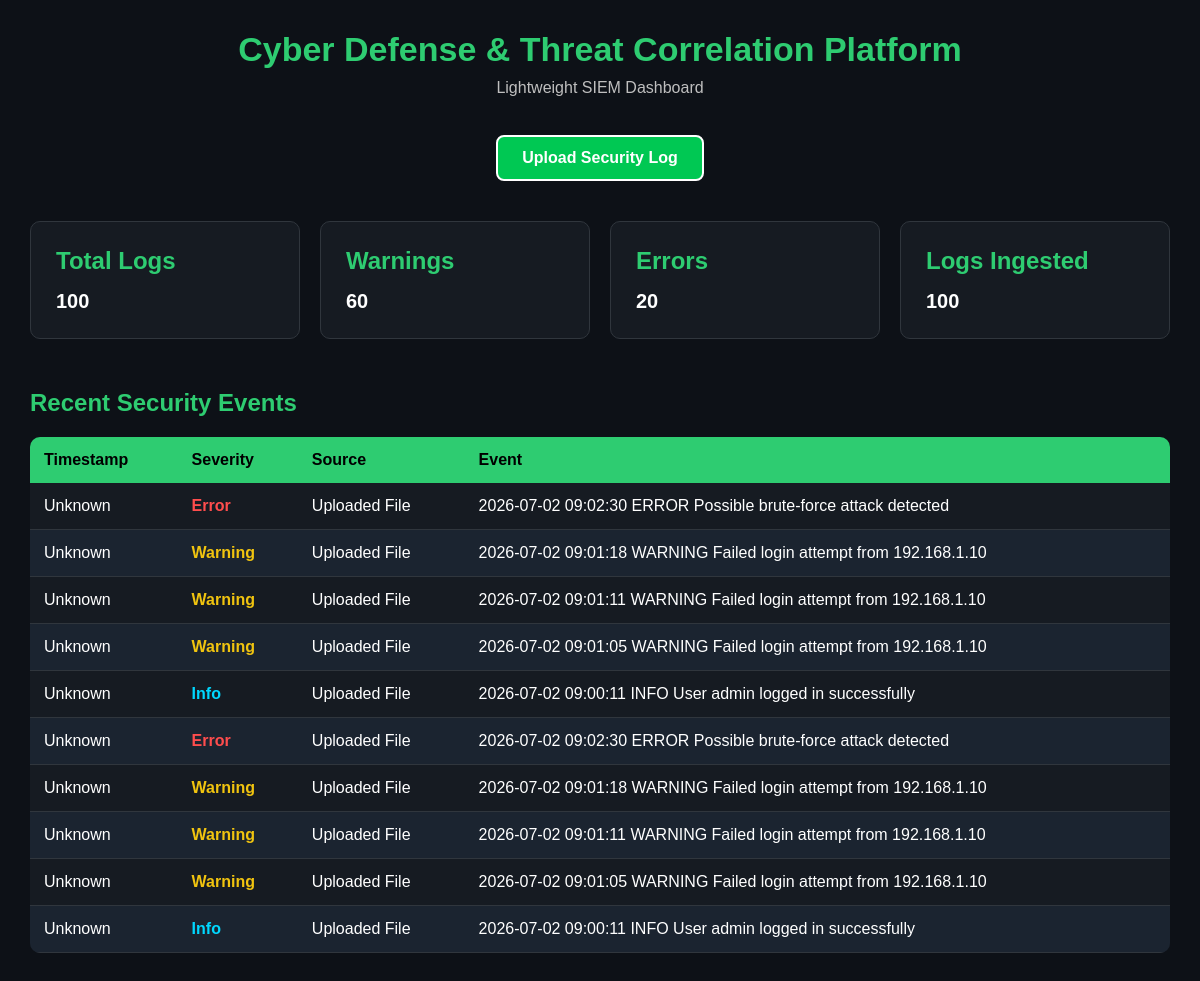
The page / on the database its author committed.
### tables this page shows
CREATE TABLE logs (
    id INTEGER PRIMARY KEY AUTOINCREMENT,
    timestamp TEXT NOT NULL,
    source TEXT NOT NULL,
    event_type TEXT NOT NULL,
    severity TEXT NOT NULL,
    raw_log TEXT NOT NULL
);

### app.py (the view)
@app.route("/")
def dashboard():
    stats = get_dashboard_stats()
    logs = get_recent_logs()
    return render_template(
        "dashboard.html",
        stats=stats,
        logs=logs
    )

### modules/database.py (called while the page is built)
def get_connection():
    conn = sqlite3.connect(DATABASE)
    conn.row_factory = sqlite3.Row
    return conn

def get_recent_logs(limit=10):
    conn = get_connection()
    cursor = conn.cursor()
    logs = cursor.execute("""
        SELECT timestamp, severity, source, raw_log
        FROM logs
        ORDER BY id DESC
        LIMIT ?
    """, (limit,)).fetchall()
    conn.close()
    return logs

def get_dashboard_stats():
    conn = get_connection()
    cursor = conn.cursor()
    total_logs = cursor.execute(
        "SELECT COUNT(*) FROM logs"
    ).fetchone()[0]
    warnings = cursor.execute(
        "SELECT COUNT(*) FROM logs WHERE severity='Warning'"
    ).fetchone()[0]
    errors = cursor.execute(
        "SELECT COUNT(*) FROM logs WHERE severity='Error'"
    ).fetchone()[0]
    conn.close()
    return {
        "total_logs": total_logs,
        "warnings": warnings,
        "errors": errors
    }

### templates/dashboard.html (shortened to what this page needs)
<!DOCTYPE html>
<html lang="en">
<head>
    <link rel="stylesheet" href="{{ url_for('static', filename='css/style.css') }}">
</head>
<body>
<header>
    <h1>Cyber Defense & Threat Correlation Platform</h1>
    <p>Lightweight SIEM Dashboard</p>
    <br>
    <a href="/upload" class="btn">
    Upload Security Log
    </a>
</header>
<main>
    <div class="card">
        <h2>Total Logs</h2>
        <p>{{ stats.total_logs }}</p>
    </div>
    <div class="card">
        <h2>Warnings</h2>
        <p>{{ stats.warnings }}</p>
    </div>
    <div class="card">
        <h2>Errors</h2>
        <p>{{ stats.errors }}</p>
    </div>
    <div class="card">
        <h2>Logs Ingested</h2>
        <p>{{ stats.total_logs }}</p>
    </div>
    <div class="logs-section">
        <h2>Recent Security Events</h2>
        <table class="log-table">
            <thead>
                <tr>
                    <th>Timestamp</th>
                    <th>Severity</th>
                    <th>Source</th>
                    <th>Event</th>
                </tr>
            </thead>
            <tbody>
            {% for log in logs %}
                <tr>
                    <td>{{ log.timestamp }}</td>
                    <td>
                        <span class="{{ log.severity|lower }}">
                            {{ log.severity }}
                        </span>
                    </td>
                    <td>{{ log.source }}</td>
                    <td>{{ log.raw_log }}</td>
                </tr>
            {% endfor %}
            </tbody>
</table>
</div>
</main>
</body>
</html>

### static/css/style.css (style rules this page uses)
* { margin:0; padding:0; box-sizing:border-box; }
body { background:#0d1117; color:white; font-family:Arial,Helvetica,sans-serif; padding:30px; }
header { text-align:center; margin-bottom:40px; }
header h1 { color:#2ecc71; margin-bottom:10px; font-size:34px; }
header p { color:#bfbfbf; }
main { display:grid; grid-template-columns:repeat(4,1fr); gap:20px; }
.card { background:#161b22; border:1px solid #30363d; border-radius:10px; padding:25px; }
.card h2 { color:#2ecc71; margin-bottom:15px; }
.card p { font-size:20px; font-weight:bold; }
.logs-section { grid-column:1 / -1; margin-top:30px; }
.logs-section h2 { color:#2ecc71; margin-bottom:20px; }
.log-table { width:100%; border-collapse:collapse; background:#161b22; border-radius:10px; overflow:hidden; }
.log-table th { background:#2ecc71; color:black; padding:14px; text-align:left; }
.log-table td { padding:14px; border-bottom:1px solid #30363d; word-break:break-word; }
.log-table tr:nth-child(even) { background:#1b2430; }
.info { color:#00d8ff; font-weight:bold; }
.warning { color:#f1c40f; font-weight:bold; }
.error { color:#ff4d4d; font-weight:bold; }
.btn { display: inline-block; margin-top: 20px; padding: 12px 24px; background-color: #00c853; color: #ffffff; text-decoration: none; border-radius: 8px; font-size: 16px; font-weight: bold; border: 2px solid #ffffff; }

### rows shown on the page
logs: timestamp "Unknown", severity "Error", source "Uploaded File", raw_log "2026-07-02 09:02:30 ERROR Possible brute-force attack detected"
logs: timestamp "Unknown", severity "Warning", source "Uploaded File", raw_log "2026-07-02 09:01:18 WARNING Failed login attempt from 192.168.1.10"
logs: timestamp "Unknown", severity "Warning", source "Uploaded File", raw_log "2026-07-02 09:01:11 WARNING Failed login attempt from 192.168.1.10"
logs: timestamp "Unknown", severity "Warning", source "Uploaded File", raw_log "2026-07-02 09:01:05 WARNING Failed login attempt from 192.168.1.10"
logs: timestamp "Unknown", severity "Info", source "Uploaded File", raw_log "2026-07-02 09:00:11 INFO User admin logged in successfully"
logs: timestamp "Unknown", severity "Error", source "Uploaded File", raw_log "2026-07-02 09:02:30 ERROR Possible brute-force attack detected"
logs: timestamp "Unknown", severity "Warning", source "Uploaded File", raw_log "2026-07-02 09:01:18 WARNING Failed login attempt from 192.168.1.10"
logs: timestamp "Unknown", severity "Warning", source "Uploaded File", raw_log "2026-07-02 09:01:11 WARNING Failed login attempt from 192.168.1.10"
logs: timestamp "Unknown", severity "Warning", source "Uploaded File", raw_log "2026-07-02 09:01:05 WARNING Failed login attempt from 192.168.1.10"
logs: timestamp "Unknown", severity "Info", source "Uploaded File", raw_log "2026-07-02 09:00:11 INFO User admin logged in successfully"

### other values the page prints
{{ stats.total_logs }} "100"
{{ stats.warnings }} "60"
{{ stats.errors }} "20"
